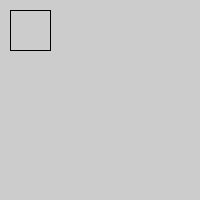
Frame 1 (no input)
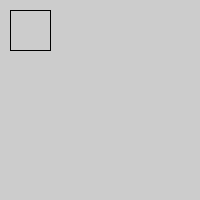
Frame 60 (the mouse pressed at the canvas centre just before this capture)
Frame 120 (the mouse held since frame 60 and released just before this capture): identical to frame 60, image omitted

The Processing sketch that drew these frames (run headless with seeded random() and noise(); from frame 60 on, the mouse is pressed at the canvas centre):

// Processing sketch: sketch_200904a
// ── sketch_200904a.pde
void setup(){
  size(200, 200);
}
int n=1;
void draw(){
  for(int i=1;i<=n; i++){
    if(i == 1){
      line(10, 10, 50, 10);
      line(10, 50, 50, 50);
      line(10, 10, 10, 50);
      line(50, 10, 50, 50);
    }else{
      
    }
  }
}
